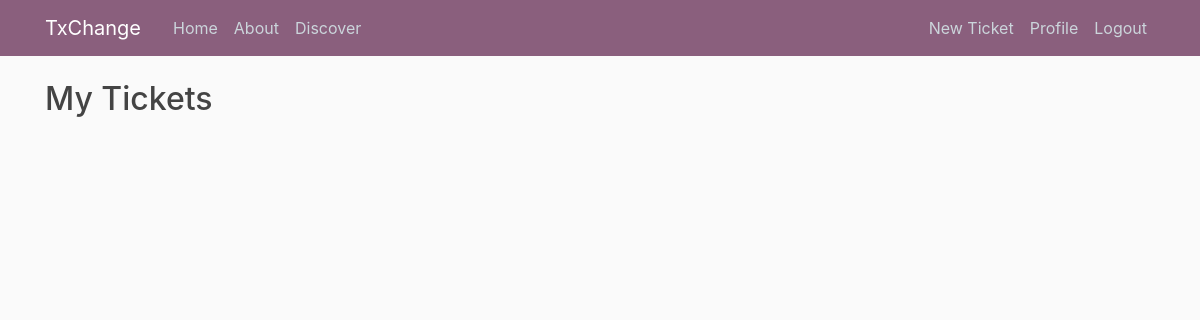
The app's page /profile (signed in), older data.
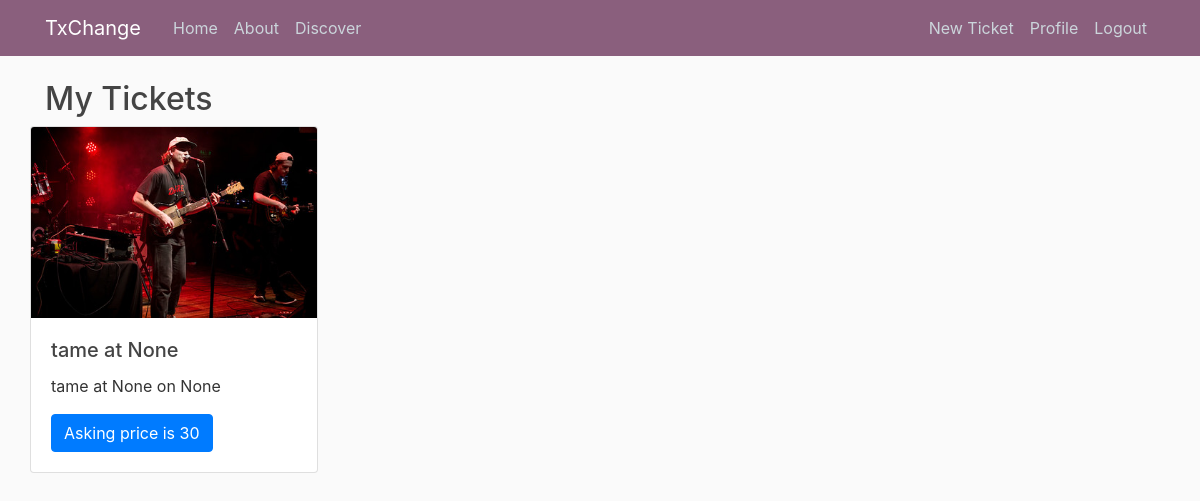
The same page, newer data.
### TxChange/models.py (models this page shows, shortened)
class Ticket(db.Model):
    __tablename__ = "ticket"
    id = db.Column(db.Integer, primary_key=True)
    artist = db.Column(db.String(80), nullable=False)
    venue = db.Column(db.String(80))
    date_posted = db.Column(db.DateTime, nullable=False, default=datetime.utcnow)
    price = db.Column(db.Integer, nullable=False)
    concert_date_time = db.Column(db.DateTime)
    interest_by = db.relationship(
        "User", secondary=interested, backref="tickets_interested_in", lazy="dynamic"
    )

### TxChange/routes.py (the view)
@app.route("/profile", methods=["GET", "POST"])
@login_required
def profile():
    t_sell = Ticket.query.join(User, User.id == Ticket.owner).all()
    return render_template("profile.html", title="Profile Page", tickets=t_sell)

### TxChange/models.py (called while the page is built)
@login_manager.user_loader
def load_user(user_id):
    return User.query.get(int(user_id))

### TxChange/templates/profile.html
{% extends "layout.html" %}
{% block content %}
<h2>My Tickets</h2>
{% for ticket in tickets %}
<div class="continer">
	<div class="row">
		<div class="card" style="width: 18rem;">
  		<img src="static/mac.jpg" class="card-img-top" alt="...">
	<div class="card-body">
    <h5 class="card-title">{{ ticket.artist }} at {{ ticket.venue }}</h5>
    <p class="card-text">{{ ticket.artist }} at {{ ticket.venue }} on {{ ticket.concert_date_time }}</p>
    <a href="#" class="btn btn-primary">Asking price is {{ ticket.price }}</a>
  </div>
</div>
{% endfor %}
{% endblock%}

Row changes from the older to the newer data that the page shows:
added Ticket: artist "tame", venue "None", concert_date_time "None", price "30"
